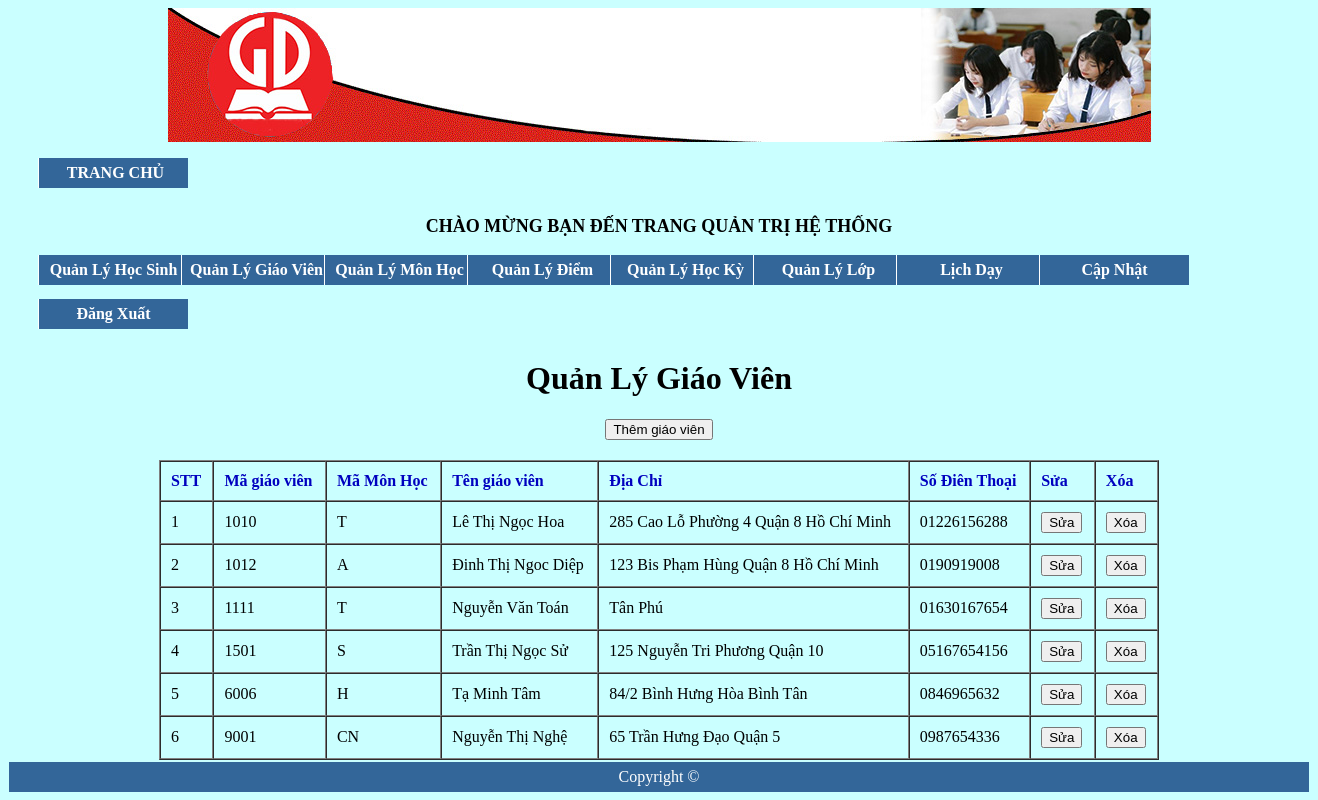
The page /admin/index.php?mod=gv (signed in) on the database its author committed.
### tables this page shows
CREATE TABLE `giaovien` (
  `Magv` int(4) NOT NULL,
  `MaMonHoc` varchar(5) NOT NULL,
  `Tengv` varchar(50) NOT NULL,
  `DiaChi` varchar(50) NOT NULL,
  `SDT` varchar(11) NOT NULL,
  `passwordgv` varchar(50) NOT NULL
);

### classes/giaovien.class.php (called while the page is built, shortened)
<?php
class giaovien extends DB
{
    function allgv()
    {
        $con=$this->connect();
        $sql="select * from giaovien";
        $query=mysqli_query($con,$sql);
        $result=array();
        if($query)
        {
            while($row=mysqli_fetch_assoc($query))
            {
                $result[]=$row;
            }
        }
        return $result;
    }
}

### admin/xem_gv.php (the view, shortened to what this page needs)
<H1 align="center" style="font-family: Tahoma">Quản Lý Giáo Viên</H1>
<h2 align="center"><a href="add_gv.php"><button type='button'>Thêm giáo viên</button> </a></h2>
<table align='center' width='1000' border='1' cellspacing="0" cellpadding="10" >
<tr style="color: #0000bf;font-weight: bold">
<td>STT</td>
<td>Mã giáo viên</td>
<td>Mã Môn Học</td>
<td>Tên giáo viên </td>
<td>Địa Chỉ</td>
<td>Số Điên Thoại</td>
<td>Sửa</td>
<td>Xóa</td>
<t
</tr>
<?php
require '../classes/giaovien.class.php';
$con=new giaovien();
$giaovien=$con->allgv();
$stt=0;
foreach($giaovien as $row) {
	$stt++;
	echo "<tr>";
	echo "<td>$stt</td>";
	echo "<td>$row[Magv]</td>";
	echo "<td>$row[MaMonHoc]</td>";
	echo "<td>$row[Tengv]</td>";
	echo "<td>$row[DiaChi]</td>";
	echo "<td>$row[SDT]</td>";
	echo "<td><a href='sua_gv.php?cma=$row[Magv]'><button type='button'>Sửa</button></a></td>";
	echo "<td><a href='xoa_gv.php?Ma=$row[Magv]' onclick='return XacNhan();'><button type='button'>Xóa</button></a></td>";
	echo "</tr>";
}
?>

### admin/index.php (shortened to what this page needs)
<div class="banner">
    <center><img src="../assets/img/Ban.gif"></center>
    <body bgcolor="#CAFFFF">
<link rel="stylesheet" type="text/css" href="style.css">
<div id="menu" >
        <div class="container">
      <div id="menu">
            <ul class="nav">
              <li><a href="\diemthi\index.html"> &nbsp;TRANG CHỦ </a></li>
            </ul>
      </div>
</div>
    <p style="font-family:Tahoma;font-weight: bold;text-align: center;font-size: large">CHÀO MỪNG BẠN ĐẾN TRANG QUẢN TRỊ HỆ THỐNG</p>
    	<ul>
            <li><a href="index.php?mod=hs">Quản Lý Học Sinh</a></li>
            <li><a href="index.php?mod=gv">Quản Lý Giáo Viên</a></li>
            <li><a href="index.php?mod=mh">Quản Lý Môn Học</a></li>
            <li><a href="index.php?mod=diem">Quản Lý Điểm</a></li>
        	<li><a href="index.php?mod=hk">Quản Lý Học Kỳ</a></li>
        	<li><a href="index.php?mod=lop">Quản Lý Lớp</a></li>
            <li><a href="index.php?mod=day">Lịch Dạy</a></li>
            <li><a href="index.php?mod=capnhat">Cập Nhật</a></li>
            <li><a href="index.php?mod=dangxuat">Đăng Xuất</a></li>
        </ul>
</div>
    <div class="right">
        <?php include"mod.php";?>
    </div>
<table  border=0 cellpadding5 cellspacing=0 align="center" width="1300">
    <TR>
        <TD>	<tr>
        <td  colspan="2" bgcolor="#336699" align="center" style="color:white; height: 30px" >
            Copyright &copy;<br>
        </td>
    </tr>
    </td>
    </TR>
</table>

### admin/mod.php (shortened to what this page needs)
<?php
$mod = isset($_GET["mod"])?$_GET["mod"]:"";
if($mod=="gv")
{
    include ROOT . "/xem_gv.php";
}
?>

### admin/index.php (style rules this page uses)
#menu ul { margin-left: -5px; }
#menu ul li { color: #f1f1f1; display: inline-block; width: 144px; height: 40px; line-height: 40px; margin-left: -5px; text-align:center; font-weight:bold; }
#menu ul a { text-decoration:none; width:149px; float:left; background:#336699; color:#FFFFFF; text-align:center; line-height:30px; font-weight:bold; border-left:1px solid #FFFFFF; }

### rows shown on the page
giaovien: Magv "1010", MaMonHoc "T", Tengv "Lê Thị Ngọc Hoa", DiaChi "285 Cao Lỗ Phường 4 Quận 8 Hồ Chí Minh", SDT "01226156288"
giaovien: Magv "1012", MaMonHoc "A", Tengv "Đinh Thị Ngoc Diệp", DiaChi "123 Bis Phạm Hùng Quận 8 Hồ Chí Minh", SDT "0190919008"
giaovien: Magv "1111", MaMonHoc "T", Tengv "Nguyễn Văn Toán", DiaChi "Tân Phú", SDT "01630167654"
giaovien: Magv "1501", MaMonHoc "S", Tengv "Trần Thị Ngọc Sử", DiaChi "125 Nguyễn Tri Phương Quận 10", SDT "05167654156"
giaovien: Magv "6006", MaMonHoc "H", Tengv "Tạ Minh Tâm", DiaChi "84/2 Bình Hưng Hòa Bình Tân", SDT "0846965632"
giaovien: Magv "9001", MaMonHoc "CN", Tengv "Nguyễn Thị Nghệ", DiaChi "65 Trần Hưng Đạo Quận 5", SDT "0987654336"
